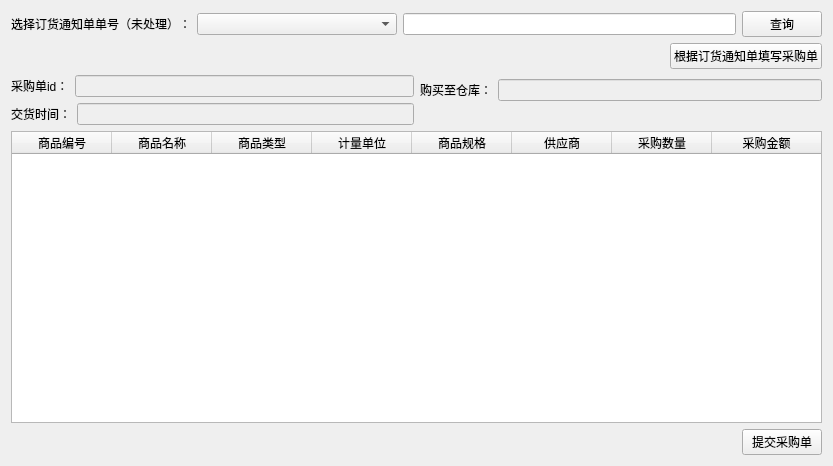
<?xml version="1.0" encoding="UTF-8"?>
<ui version="4.0">
 <class>Form</class>
 <widget class="QWidget" name="Form">
  <property name="geometry">
   <rect>
    <x>0</x>
    <y>0</y>
    <width>833</width>
    <height>466</height>
   </rect>
  </property>
  <property name="windowTitle">
   <string>添加采购单</string>
  </property>
  <layout class="QVBoxLayout" name="verticalLayout_3">
   <item>
    <layout class="QHBoxLayout" name="horizontalLayout">
     <item>
      <widget class="QLabel" name="label">
       <property name="text">
        <string>选择订货通知单单号（未处理）：</string>
       </property>
      </widget>
     </item>
     <item>
      <widget class="QComboBox" name="comboBox">
       <property name="minimumSize">
        <size>
         <width>200</width>
         <height>0</height>
        </size>
       </property>
      </widget>
     </item>
     <item>
      <widget class="QLineEdit" name="query_lineEdit"/>
     </item>
     <item>
      <widget class="QPushButton" name="query_Button">
       <property name="text">
        <string>查询</string>
       </property>
      </widget>
     </item>
    </layout>
   </item>
   <item>
    <layout class="QHBoxLayout" name="horizontalLayout_3">
     <item>
      <spacer name="horizontalSpacer_2">
       <property name="orientation">
        <enum>Qt::Horizontal</enum>
       </property>
       <property name="sizeHint" stdset="0">
        <size>
         <width>40</width>
         <height>20</height>
        </size>
       </property>
      </spacer>
     </item>
     <item>
      <widget class="QPushButton" name="add_by_order_shhet_Button">
       <property name="text">
        <string>根据订货通知单填写采购单</string>
       </property>
      </widget>
     </item>
    </layout>
   </item>
   <item>
    <layout class="QHBoxLayout" name="horizontalLayout_7">
     <item>
      <layout class="QVBoxLayout" name="verticalLayout">
       <item>
        <layout class="QHBoxLayout" name="horizontalLayout_4">
         <item>
          <widget class="QLabel" name="label_2">
           <property name="text">
            <string>采购单id：</string>
           </property>
          </widget>
         </item>
         <item>
          <widget class="QLineEdit" name="order_id_lineEdit">
           <property name="enabled">
            <bool>false</bool>
           </property>
          </widget>
         </item>
        </layout>
       </item>
       <item>
        <layout class="QHBoxLayout" name="horizontalLayout_5">
         <item>
          <widget class="QLabel" name="label_5">
           <property name="text">
            <string>交货时间：</string>
           </property>
          </widget>
         </item>
         <item>
          <widget class="QLineEdit" name="delivery_date_lineEdit">
           <property name="enabled">
            <bool>false</bool>
           </property>
          </widget>
         </item>
        </layout>
       </item>
      </layout>
     </item>
     <item>
      <layout class="QVBoxLayout" name="verticalLayout_2">
       <item>
        <layout class="QHBoxLayout" name="horizontalLayout_6">
         <item>
          <widget class="QLabel" name="label_4">
           <property name="text">
            <string>购买至仓库：</string>
           </property>
          </widget>
         </item>
         <item>
          <widget class="QLineEdit" name="warehouse_lineEdit">
           <property name="enabled">
            <bool>false</bool>
           </property>
          </widget>
         </item>
        </layout>
       </item>
       <item>
        <spacer name="horizontalSpacer_3">
         <property name="orientation">
          <enum>Qt::Horizontal</enum>
         </property>
         <property name="sizeHint" stdset="0">
          <size>
           <width>40</width>
           <height>20</height>
          </size>
         </property>
        </spacer>
       </item>
      </layout>
     </item>
    </layout>
   </item>
   <item>
    <widget class="QTableWidget" name="tableWidget">
     <attribute name="horizontalHeaderStretchLastSection">
      <bool>true</bool>
     </attribute>
     <attribute name="verticalHeaderVisible">
      <bool>false</bool>
     </attribute>
     <column>
      <property name="text">
       <string>商品编号</string>
      </property>
     </column>
     <column>
      <property name="text">
       <string>商品名称</string>
      </property>
     </column>
     <column>
      <property name="text">
       <string>商品类型</string>
      </property>
     </column>
     <column>
      <property name="text">
       <string>计量单位</string>
      </property>
     </column>
     <column>
      <property name="text">
       <string>商品规格</string>
      </property>
     </column>
     <column>
      <property name="text">
       <string>供应商</string>
      </property>
     </column>
     <column>
      <property name="text">
       <string>采购数量</string>
      </property>
     </column>
     <column>
      <property name="text">
       <string>采购金额</string>
      </property>
     </column>
    </widget>
   </item>
   <item>
    <layout class="QHBoxLayout" name="horizontalLayout_2">
     <item>
      <spacer name="horizontalSpacer">
       <property name="orientation">
        <enum>Qt::Horizontal</enum>
       </property>
       <property name="sizeHint" stdset="0">
        <size>
         <width>40</width>
         <height>20</height>
        </size>
       </property>
      </spacer>
     </item>
     <item>
      <widget class="QPushButton" name="commit_Button">
       <property name="text">
        <string>提交采购单</string>
       </property>
      </widget>
     </item>
    </layout>
   </item>
  </layout>
 </widget>
 <resources/>
 <connections/>
</ui>
